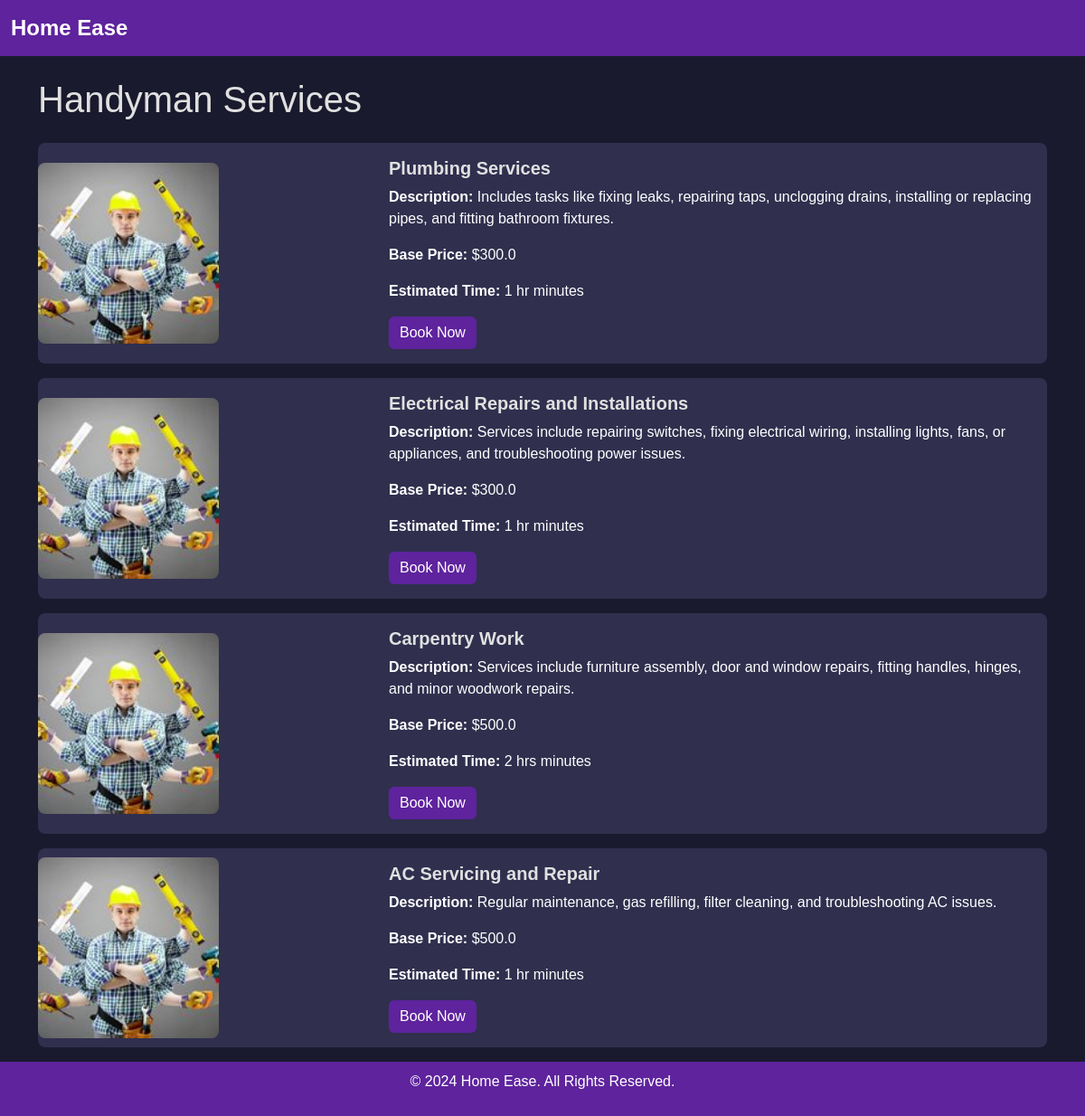
Page /handyman_services on the committed database.
### app.py (models this page shows)
class Service(db.Model):
    id = db.Column(db.Integer, primary_key=True)
    name = db.Column(db.String(100), unique=True, nullable=False)
    type_of_service = db.Column(db.String(50), nullable=False)
    base_price = db.Column(db.Float, nullable=False)
    description = db.Column(db.Text)
    time_required = db.Column(db.Integer)  # Time in minutes
    created_at = db.Column(db.DateTime, default=datetime.utcnow)
    professionals = db.relationship('ProfessionalDetails', back_populates='service')
    service_requests = db.relationship('ServiceRequest', back_populates='service')

### app.py (the view)
@app.route('/handyman_services')
def handyman_services():
    handyman_services = Service.query.filter_by(type_of_service="handyman services").all()
    return render_template('handyman_services.html', services=handyman_services)

### templates/handyman_services.html (shortened to what this page needs)
<!doctype html>
<html lang="en">
<head>
    <link href="https://cdn.jsdelivr.net/npm/bootstrap@5.3.3/dist/css/bootstrap.min.css" rel="stylesheet">
    <link rel="stylesheet" href="/static/css/styles.css">
</head>
<body>
    <nav class="navbar navbar-expand-lg navbar-light bg-light">
        <div class="container-fluid">
            <a class="navbar-brand" href="/">Home Ease</a>
        </div>
    </nav>
    <div class="container mt-4">
        <h1 class="mb-4">Handyman Services</h1>
        {% for service in services %}
        <div class="card mb-3">
            <div class="row g-0 align-items-center">
                <div class="col-md-4">
                    <img src="static\images\default_handyman.jpg">
                </div>
                <div class="col-md-8">
                    <div class="card-body">
                        <h5 class="card-title">{{ service.name }}</h5>
                        <p class="card-text"><strong>Description:</strong> {{ service.description }}</p>
                        <p class="card-text"><strong>Base Price:</strong> ${{ service.base_price }}</p>
                        <p class="card-text"><strong>Estimated Time:</strong> {{ service.time_required }} minutes</p>
                        <form action="/book_service" method="post" class="mt-3">
                            <button type="submit" class="btn btn-success">Book Now</button>
                        </form>
                    </div>
                </div>
            </div>
        </div>
        {% endfor %}
    </div>
    <footer>
        <p>&copy; 2024 Home Ease. All Rights Reserved.</p>
    </footer>
</html>

### static/css/styles.css (style rules this page uses)
body { font-family: 'Arial', sans-serif; background-color: #1a1a2e; color: #e0e0e0; margin: 0; padding: 0; }
img { width: 200px; height: 200px; object-fit: cover; border-radius: 8px; }
.navbar { background-color: #5e239d !important; }
.navbar-brand { font-size: 1.5rem; font-weight: bold; color: #fff !important; }
.card { background-color: #302f4e; color: #fff; border: none; transition: transform 0.2s ease, box-shadow 0.3s ease; border-radius: 8px; overflow: hidden; }
.card img { border-radius: 8px; transition: transform 0.3s ease; }
.card-title { color: #e0e0e0; font-weight: bold; }
.card .btn { background-color: #5e239d; color: #fff; border: none; transition: background-color 0.3s ease; }
footer { background-color: #5e239d; color: #fff; padding: 10px 0; text-align: center; }

### rows in the picture
Service: name "Plumbing Services", description "Includes tasks like fixing leaks, repairing taps, unclogging drains, installing or replacing pipes, and fitting bathroom fixtures.", base_price "300.0", time_required "1 hr"
Service: name "Electrical Repairs and Installations", description "Services include repairing switches, fixing electrical wiring, installing lights, fans, or appliances, and troubleshooting power issues.", base_price "300.0", time_required "1 hr"
Service: name "Carpentry Work", description "Services include furniture assembly, door and window repairs, fitting handles, hinges, and minor woodwork repairs.", base_price "500.0", time_required "2 hrs"
Service: name "AC Servicing and Repair", description "Regular maintenance, gas refilling, filter cleaning, and troubleshooting AC issues.", base_price "500.0", time_required "1 hr"
